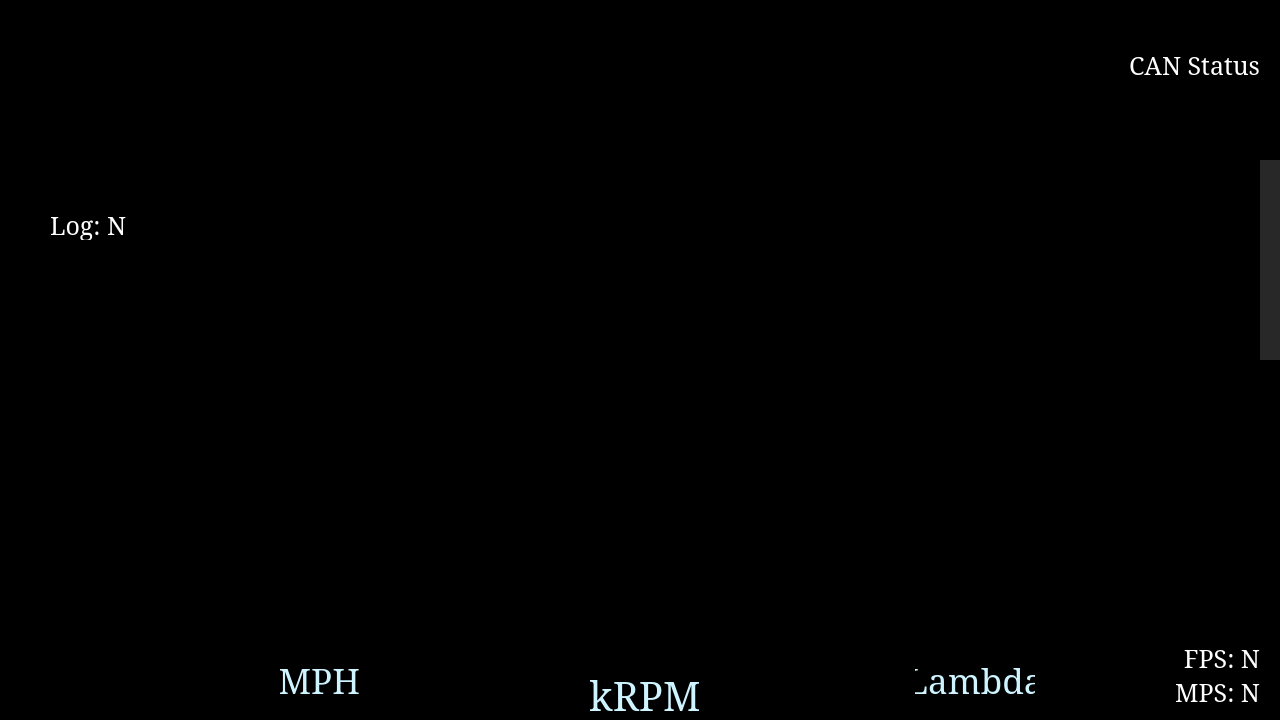
<?xml version="1.0" encoding="UTF-8"?>
<ui version="4.0">
 <class>BFRDashboard</class>
 <widget class="QMainWindow" name="BFRDashboard">
  <property name="geometry">
   <rect>
    <x>0</x>
    <y>0</y>
    <width>1280</width>
    <height>720</height>
   </rect>
  </property>
  <property name="sizePolicy">
   <sizepolicy hsizetype="Preferred" vsizetype="Preferred">
    <horstretch>0</horstretch>
    <verstretch>0</verstretch>
   </sizepolicy>
  </property>
  <property name="font">
   <font>
    <family>Garamond</family>
   </font>
  </property>
  <property name="cursor">
   <cursorShape>BlankCursor</cursorShape>
  </property>
  <property name="windowTitle">
   <string>MainWindow</string>
  </property>
  <property name="styleSheet">
   <string notr="true">background-color: black;font-family:Garamond;</string>
  </property>
  <widget class="QWidget" name="centralwidget">
   <property name="font">
    <font>
     <family>Garamond</family>
    </font>
   </property>
   <widget class="SpeedDial" name="SpeedDial" native="true">
    <property name="geometry">
     <rect>
      <x>140</x>
      <y>410</y>
      <width>375</width>
      <height>375</height>
     </rect>
    </property>
   </widget>
   <widget class="LambdaDial" name="LambdaDial" native="true">
    <property name="geometry">
     <rect>
      <x>765</x>
      <y>410</y>
      <width>375</width>
      <height>375</height>
     </rect>
    </property>
   </widget>
   <widget class="RPMDial" name="RPMDial" native="true">
    <property name="geometry">
     <rect>
      <x>390</x>
      <y>350</y>
      <width>500</width>
      <height>500</height>
     </rect>
    </property>
   </widget>
   <widget class="QLabel" name="RPMLabel">
    <property name="geometry">
     <rect>
      <x>590</x>
      <y>675</y>
      <width>110</width>
      <height>40</height>
     </rect>
    </property>
    <property name="styleSheet">
     <string notr="true">color: #CEF4FF;background-color:rgba(0,0,0,0);font-size:40px;</string>
    </property>
    <property name="text">
     <string>kRPM</string>
    </property>
    <property name="alignment">
     <set>Qt::AlignCenter</set>
    </property>
   </widget>
   <widget class="QLabel" name="SpeedLabel">
    <property name="geometry">
     <rect>
      <x>280</x>
      <y>665</y>
      <width>80</width>
      <height>30</height>
     </rect>
    </property>
    <property name="styleSheet">
     <string notr="true">color: #CEF4FF;background-color:rgba(0,0,0,0);font-size:35px</string>
    </property>
    <property name="text">
     <string>MPH</string>
    </property>
    <property name="alignment">
     <set>Qt::AlignRight|Qt::AlignTrailing|Qt::AlignVCenter</set>
    </property>
   </widget>
   <widget class="QLabel" name="LambdaLabel">
    <property name="geometry">
     <rect>
      <x>915</x>
      <y>665</y>
      <width>120</width>
      <height>30</height>
     </rect>
    </property>
    <property name="styleSheet">
     <string notr="true">color: #CEF4FF;background-color:rgba(0,0,0,0);font-size:35px;</string>
    </property>
    <property name="text">
     <string>Lambda</string>
    </property>
    <property name="alignment">
     <set>Qt::AlignCenter</set>
    </property>
   </widget>
   <widget class="GearWidget" name="Gear" native="true">
    <property name="geometry">
     <rect>
      <x>500</x>
      <y>24</y>
      <width>280</width>
      <height>310</height>
     </rect>
    </property>
   </widget>
   <widget class="BorderBackgroundWidget" name="LeftNumBox" native="true">
    <property name="geometry">
     <rect>
      <x>230</x>
      <y>50</y>
      <width>240</width>
      <height>330</height>
     </rect>
    </property>
    <widget class="CoolantDisplay" name="CoolantTemp" native="true">
     <property name="geometry">
      <rect>
       <x>0</x>
       <y>0</y>
       <width>240</width>
       <height>165</height>
      </rect>
     </property>
    </widget>
    <widget class="ExhaustDisplay" name="ExhaustTemp" native="true">
     <property name="geometry">
      <rect>
       <x>0</x>
       <y>165</y>
       <width>240</width>
       <height>165</height>
      </rect>
     </property>
     <property name="styleSheet">
      <string notr="true">color: white; font-size : 80pt; background-color : rgba(0, 0, 0, 0)</string>
     </property>
    </widget>
   </widget>
   <widget class="BorderBackgroundWidget" name="RightNumBox" native="true">
    <property name="geometry">
     <rect>
      <x>810</x>
      <y>50</y>
      <width>240</width>
      <height>330</height>
     </rect>
    </property>
    <widget class="BrakeDisplay" name="Brake" native="true">
     <property name="geometry">
      <rect>
       <x>0</x>
       <y>0</y>
       <width>240</width>
       <height>165</height>
      </rect>
     </property>
    </widget>
    <widget class="BatteryDisplay" name="Battery" native="true">
     <property name="geometry">
      <rect>
       <x>0</x>
       <y>165</y>
       <width>240</width>
       <height>165</height>
      </rect>
     </property>
    </widget>
   </widget>
   <widget class="QLabel" name="TimeLabel">
    <property name="geometry">
     <rect>
      <x>850</x>
      <y>15</y>
      <width>410</width>
      <height>30</height>
     </rect>
    </property>
    <property name="styleSheet">
     <string notr="true">color: white; font-size : 25px; background-color : rgba(0, 0, 0, 0)</string>
    </property>
    <property name="text">
     <string/>
    </property>
    <property name="alignment">
     <set>Qt::AlignRight|Qt::AlignTrailing|Qt::AlignVCenter</set>
    </property>
   </widget>
   <widget class="QLabel" name="LogLabel">
    <property name="geometry">
     <rect>
      <x>50</x>
      <y>210</y>
      <width>100</width>
      <height>30</height>
     </rect>
    </property>
    <property name="styleSheet">
     <string notr="true">color: white; font-size : 25px; background-color : rgba(0, 0, 0, 0)</string>
    </property>
    <property name="text">
     <string>Log: N</string>
    </property>
    <property name="alignment">
     <set>Qt::AlignLeading|Qt::AlignLeft|Qt::AlignVCenter</set>
    </property>
   </widget>
   <widget class="QLabel" name="CANConnectionLabel">
    <property name="geometry">
     <rect>
      <x>990</x>
      <y>80</y>
      <width>270</width>
      <height>30</height>
     </rect>
    </property>
    <property name="styleSheet">
     <string notr="true">color: white; font-size : 25px; background-color : rgba(0, 0, 0, 0)</string>
    </property>
    <property name="text">
     <string/>
    </property>
    <property name="alignment">
     <set>Qt::AlignRight|Qt::AlignTrailing|Qt::AlignVCenter</set>
    </property>
   </widget>
   <widget class="QLabel" name="CANStatusLabel">
    <property name="geometry">
     <rect>
      <x>1070</x>
      <y>50</y>
      <width>190</width>
      <height>30</height>
     </rect>
    </property>
    <property name="styleSheet">
     <string notr="true">color: white; font-size : 25px; background-color : rgba(0, 0, 0, 0)</string>
    </property>
    <property name="text">
     <string>CAN Status</string>
    </property>
    <property name="alignment">
     <set>Qt::AlignRight|Qt::AlignTrailing|Qt::AlignVCenter</set>
    </property>
   </widget>
   <widget class="QLabel" name="BFRIcon">
    <property name="geometry">
     <rect>
      <x>20</x>
      <y>50</y>
      <width>200</width>
      <height>150</height>
     </rect>
    </property>
    <property name="styleSheet">
     <string notr="true">background-color: rgba(0,0,0,0);</string>
    </property>
    <property name="text">
     <string/>
    </property>
    <property name="pixmap">
     <pixmap resource="../resources.qrc">:/res/bfr_icon</pixmap>
    </property>
    <property name="alignment">
     <set>Qt::AlignCenter</set>
    </property>
   </widget>
   <widget class="ExitLabel" name="ExitLabel">
    <property name="geometry">
     <rect>
      <x>0</x>
      <y>590</y>
      <width>120</width>
      <height>130</height>
     </rect>
    </property>
    <property name="styleSheet">
     <string notr="true">color:white;font-size:30px;background-color: rgba(0,0,0,0);</string>
    </property>
    <property name="text">
     <string/>
    </property>
    <property name="alignment">
     <set>Qt::AlignBottom|Qt::AlignLeading|Qt::AlignLeft</set>
    </property>
   </widget>
   <widget class="QLabel" name="FPSLabel">
    <property name="geometry">
     <rect>
      <x>1150</x>
      <y>640</y>
      <width>110</width>
      <height>70</height>
     </rect>
    </property>
    <property name="styleSheet">
     <string notr="true">color: white; font-size : 25px; background-color : rgba(0, 0, 0, 0)</string>
    </property>
    <property name="text">
     <string>FPS: N
MPS: N</string>
    </property>
    <property name="alignment">
     <set>Qt::AlignRight|Qt::AlignTrailing|Qt::AlignVCenter</set>
    </property>
   </widget>
   <widget class="ErrorBox" name="ErrorBox">
    <property name="geometry">
     <rect>
      <x>1260</x>
      <y>160</y>
      <width>160</width>
      <height>200</height>
     </rect>
    </property>
    <property name="styleSheet">
     <string notr="true">color: white; font-size : 25px; background-color : rgba(40,40,40,255);</string>
    </property>
    <property name="textFormat">
     <enum>Qt::RichText</enum>
    </property>
    <property name="alignment">
     <set>Qt::AlignHCenter|Qt::AlignTop</set>
    </property>
    <property name="wordWrap">
     <bool>true</bool>
    </property>
   </widget>
   <widget class="ToggleDataMonitorLabel" name="ToggleDataMonitorLabel">
    <property name="geometry">
     <rect>
      <x>0</x>
      <y>0</y>
      <width>120</width>
      <height>130</height>
     </rect>
    </property>
    <property name="styleSheet">
     <string notr="true">color:white;font-size:30px;background-color: rgba(0,0,0,0);</string>
    </property>
    <property name="text">
     <string/>
    </property>
    <property name="alignment">
     <set>Qt::AlignBottom|Qt::AlignLeading|Qt::AlignLeft</set>
    </property>
   </widget>
   <widget class="DataMonitor" name="DataMonitor" native="true">
    <property name="geometry">
     <rect>
      <x>30</x>
      <y>30</y>
      <width>1220</width>
      <height>660</height>
     </rect>
    </property>
    <property name="styleSheet">
     <string notr="true">background-color:rgba(0,0,0,0);</string>
    </property>
   </widget>
   <zorder>LeftNumBox</zorder>
   <zorder>SpeedDial</zorder>
   <zorder>LambdaDial</zorder>
   <zorder>RPMDial</zorder>
   <zorder>RPMLabel</zorder>
   <zorder>SpeedLabel</zorder>
   <zorder>LambdaLabel</zorder>
   <zorder>Gear</zorder>
   <zorder>RightNumBox</zorder>
   <zorder>TimeLabel</zorder>
   <zorder>LogLabel</zorder>
   <zorder>CANConnectionLabel</zorder>
   <zorder>CANStatusLabel</zorder>
   <zorder>BFRIcon</zorder>
   <zorder>ExitLabel</zorder>
   <zorder>FPSLabel</zorder>
   <zorder>ErrorBox</zorder>
   <zorder>DataMonitor</zorder>
   <zorder>ToggleDataMonitorLabel</zorder>
  </widget>
  <widget class="QMenuBar" name="menubar">
   <property name="geometry">
    <rect>
     <x>0</x>
     <y>0</y>
     <width>1280</width>
     <height>22</height>
    </rect>
   </property>
  </widget>
 </widget>
 <customwidgets>
  <customwidget>
   <class>GearWidget</class>
   <extends>QWidget</extends>
   <header>gui/gear/GearWidget.h</header>
   <container>1</container>
  </customwidget>
  <customwidget>
   <class>BorderBackgroundWidget</class>
   <extends>QWidget</extends>
   <header>gui/numdisplay/BorderBackgroundWidget.h</header>
   <container>1</container>
  </customwidget>
  <customwidget>
   <class>CoolantDisplay</class>
   <extends>QWidget</extends>
   <header>gui/numdisplay/NumberDisplayWidget.h</header>
   <container>1</container>
  </customwidget>
  <customwidget>
   <class>ExhaustDisplay</class>
   <extends>QWidget</extends>
   <header>gui/numdisplay/NumberDisplayWidget.h</header>
   <container>1</container>
  </customwidget>
  <customwidget>
   <class>BatteryDisplay</class>
   <extends>QWidget</extends>
   <header>gui/numdisplay/NumberDisplayWidget.h</header>
   <container>1</container>
  </customwidget>
  <customwidget>
   <class>BrakeDisplay</class>
   <extends>QWidget</extends>
   <header>gui/numdisplay/NumberDisplayWidget.h</header>
   <container>1</container>
  </customwidget>
  <customwidget>
   <class>ExitLabel</class>
   <extends>QLabel</extends>
   <header>gui/misc/ExitLabel.h</header>
  </customwidget>
  <customwidget>
   <class>ErrorBox</class>
   <extends>QLabel</extends>
   <header>gui/errorbox/ErrorBox.h</header>
  </customwidget>
  <customwidget>
   <class>DataMonitor</class>
   <extends>QWidget</extends>
   <header>gui/datamonitor/DataMonitor.h</header>
   <container>1</container>
  </customwidget>
  <customwidget>
   <class>ToggleDataMonitorLabel</class>
   <extends>QLabel</extends>
   <header>gui/misc/ToggleDataMonitorLabel.h</header>
  </customwidget>
  <customwidget>
   <class>RadialGradientEffect</class>
   <extends>QWidget</extends>
   <header>gui/dials/RadialGradientEffect.h</header>
   <container>1</container>
  </customwidget>
  <customwidget>
   <class>RPMDial</class>
   <extends>QWidget</extends>
   <header>gui/dials/DialWidget.h</header>
   <container>1</container>
  </customwidget>
  <customwidget>
   <class>LambdaDial</class>
   <extends>QWidget</extends>
   <header>gui/dials/DialWidget.h</header>
   <container>1</container>
  </customwidget>
  <customwidget>
   <class>SpeedDial</class>
   <extends>QWidget</extends>
   <header>gui/dials/DialWidget.h</header>
   <container>1</container>
  </customwidget>
 </customwidgets>
 <resources>
  <include location="../resources.qrc"/>
 </resources>
 <connections/>
</ui>
